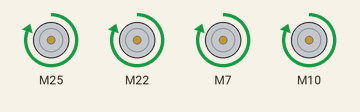
The sketch below on a simulated Arduino Uno, built with avr-gcc and run on an emulated ATmega328P. Parts: 4 × DC motor (green arrow = forward, orange = backward, longer = faster).

Above: at 0.1 s.
At 14.8 s:
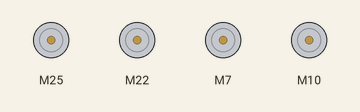
Timing chart, 0 to 40.0 s (numbered marks = the images above):
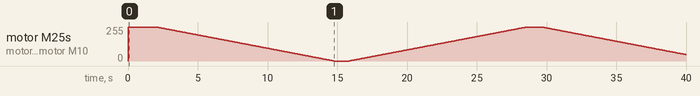

The sketch:

Prueba_Motores.ino
```cpp
#include <SparkFun_TB6612.h>

// Pines del Puente H1
#define AIN1 25
#define AIN2 24
#define BIN1 22
#define BIN2 23
#define PWMA 12
#define PWMB 13
#define STBY 255  // No se usa en esta configuración, ya que STBY está conectado a VCC

// Pines del Puente H2
#define AIN1_H2 7
#define AIN2_H2 8
#define BIN1_H2 10
#define BIN2_H2 11
#define PWMA_H2 6
#define PWMB_H2 9

const int offsetA = 1;
const int offsetB = 1;

// Configuración de los motores
Motor motor1 = Motor(AIN1, AIN2, PWMA, offsetA, STBY);
Motor motor2 = Motor(BIN1, BIN2, PWMB, offsetB, STBY);
Motor motor3 = Motor(AIN1_H2, AIN2_H2, PWMA_H2, offsetA, STBY);
Motor motor4 = Motor(BIN1_H2, BIN2_H2, PWMB_H2, offsetB, STBY);

void setup() {
    Serial.begin(9600);  // Inicializar el monitor serial para depuración

    // Ambos motores comienzan a velocidad máxima
    motor1.drive(255); // Motor 1 a máxima velocidad
    motor2.drive(255); // Motor 2 a máxima velocidad
    motor3.drive(255); // Motor 3 a máxima velocidad
    motor4.drive(255); // Motor 4 a máxima velocidad
    delay(2000);  // Mantener la velocidad máxima durante 2 segundos
}

void loop() {
    // Bucle para disminuir la velocidad gradualmente
    for (int speed = 255; speed >= 0; speed--) {
        motor1.drive(speed);  // Reduce la velocidad del motor 1
        motor2.drive(speed);  // Reduce la velocidad del motor 2
        motor3.drive(speed);  // Reduce la velocidad del motor 3
        motor4.drive(speed);  // Reduce la velocidad del motor 4
        delay(50);            // Pausa para ver la reducción de velocidad gradualmente
    }

    delay(1000);  // Pausa de 1 segundo antes de reiniciar el ciclo de nuevo

    // Aumentar nuevamente la velocidad
    for (int speed = 0; speed <= 255; speed++) {
        motor1.drive(speed);  // Aumenta la velocidad del motor 1
        motor2.drive(speed);  // Aumenta la velocidad del motor 2
        motor3.drive(speed);  // Aumenta la velocidad del motor 3
        motor4.drive(speed);  // Aumenta la velocidad del motor 4
        delay(50);            // Pausa para ver el aumento de velocidad gradualmente
    }

    delay(1000);  // Pausa antes de repetir el ciclo
}
```
